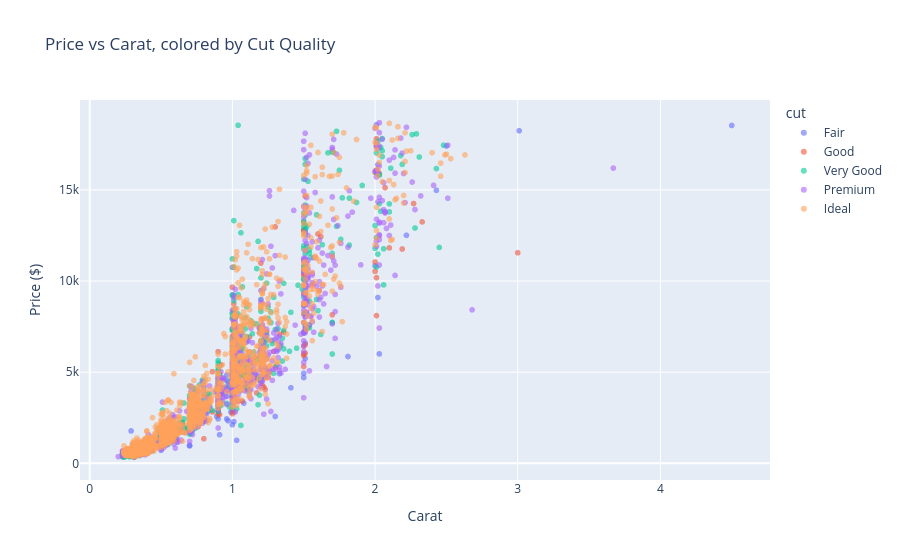

The notebook cell saved with this chart:
### Code cell
fig = px.scatter(df_fe.sample(4000, random_state=42), x='carat', y='price', color='cut',
                  title='Price vs Carat, colored by Cut Quality',
                  opacity=0.6, category_orders={'cut': cut_order})
fig.update_layout(xaxis_title='Carat', yaxis_title='Price ($)')
fig.show()

### Figure 1 — Plotly figure (JSON) as saved in the notebook; plotly's stock layout.template omitted (floating-point values rounded to 4 significant figures; data arrays with more than 128 entries replaced by an {"elided": "..."} marker saying what was removed)
{"data": [{"hovertemplate": "cut=Fair<br>carat=%{x}<br>price=%{y}<extra></extra>", "legendgroup": "Fair", "marker": {"color": "#636efa", "opacity": 0.6, "symbol": "circle"}, "mode": "markers", "name": "Fair", "showlegend": true, "type": "scattergl", "x": [0.7, 0.82, 0.3, 1.3, 0.9, 0.74, 2.5, 1.0, 4.5, 0.91, 0.51, 1.0, 1.0, 0.41, 1.08, 0.5, 1.81, 1.01, 1.32, 1.01, 0.9, 0.9, 0.81, 0.61, 0.99, 0.9, 1.51, 0.91, 1.5, 1.51, 0.63, 3.01, 0.96, 0.71, 0.5, 1.0, 2.43, 0.5, 0.5, 0.97, 0.7, 0.91, 2.02, 0.5, 1.0, 0.8, 0.9, 0.5, 0.29, 0.53, 0.9, 0.48, 2.01, 2.22, 0.5, 0.76, 1.0, 0.73, 1.51, 1.41, 2.02, 0.96, 0.73, 0.34, 1.0, 0.89, 1.01, 0.9, 0.41, 0.74, 1.0, 0.5, 0.7, 0.96, 0.3, 0.45, 1.03, 2.03, 0.31, 0.8, 0.47, 1.02, 1.33, 1.0, 0.5, 1.02, 1.02, 1.5, 1.02, 0.76, 0.5, 1.5, 0.7, 0.47, 0.5, 0.77, 0.46, 1.51, 1.0, 1.5, 2.0, 0.7, 1.02], "xaxis": "x", "y": [2167, 2358, 640, 2571, 3750, 2060, 17405, 7392, 18531, 3816, 1234, 3584, 4368, 735, 3302, 871, 5859, 4072, 6221, 3816, 3500, 2438, 2301, 1174, 2811, 3205, 8287, 5430, 12787, 6596, 1952, 18242, 2438, 2198, 1078, 2117, 14975, 1280, 1350, 2338, 956, 1570, 16386, 713, 3669, 2318, 3342, 1397, 1776, 1402, 2873, 1367, 18574, 12508, 827, 2800, 2873, 2351, 5750, 4145, 9095, 4849, 2032, 497, 7918, 2579, 2287, 2885, 1089, 4040, 10752, 1890, 2595, 3674, 772, 1227, 1262, 6002, 579, 2400, 919, 4462, 4916, 4665, 969, 4935, 7960, 4939, 4455, 2699, 1225, 4704, 992, 1086, 1980, 2184, 982, 12829, 3763, 11154, 10833, 1990, 4044], "yaxis": "y"}, {"hovertemplate": "cut=Good<br>carat=%{x}<br>price=%{y}<extra></extra>", "legendgroup": "Good", "marker": {"color": "#EF553B", "opacity": 0.6, "symbol": "circle"}, "mode": "markers", "name": "Good", "showlegend": true, "type": "scattergl", "x": {"elided": "383 float values"}, "xaxis": "x", "y": {"elided": "383 int values"}, "yaxis": "y"}, {"hovertemplate": "cut=Very Good<br>carat=%{x}<br>price=%{y}<extra></extra>", "legendgroup": "Very Good", "marker": {"color": "#00cc96", "opacity": 0.6, "symbol": "circle"}, "mode": "markers", "name": "Very Good", "showlegend": true, "type": "scattergl", "x": {"elided": "862 float values"}, "xaxis": "x", "y": {"elided": "862 int values"}, "yaxis": "y"}, {"hovertemplate": "cut=Premium<br>carat=%{x}<br>price=%{y}<extra></extra>", "legendgroup": "Premium", "marker": {"color": "#ab63fa", "opacity": 0.6, "symbol": "circle"}, "mode": "markers", "name": "Premium", "showlegend": true, "type": "scattergl", "x": {"elided": "997 float values"}, "xaxis": "x", "y": {"elided": "997 int values"}, "yaxis": "y"}, {"hovertemplate": "cut=Ideal<br>carat=%{x}<br>price=%{y}<extra></extra>", "legendgroup": "Ideal", "marker": {"color": "#FFA15A", "opacity": 0.6, "symbol": "circle"}, "mode": "markers", "name": "Ideal", "showlegend": true, "type": "scattergl", "x": {"elided": "1655 float values"}, "xaxis": "x", "y": {"elided": "1655 int values"}, "yaxis": "y"}], "layout": {"legend": {"title": {"text": "cut"}, "tracegroupgap": 0}, "title": {"text": "Price vs Carat, colored by Cut Quality"}, "xaxis": {"anchor": "y", "domain": [0, 1], "title": {"text": "Carat"}}, "yaxis": {"anchor": "x", "domain": [0, 1], "title": {"text": "Price ($)"}}}}
